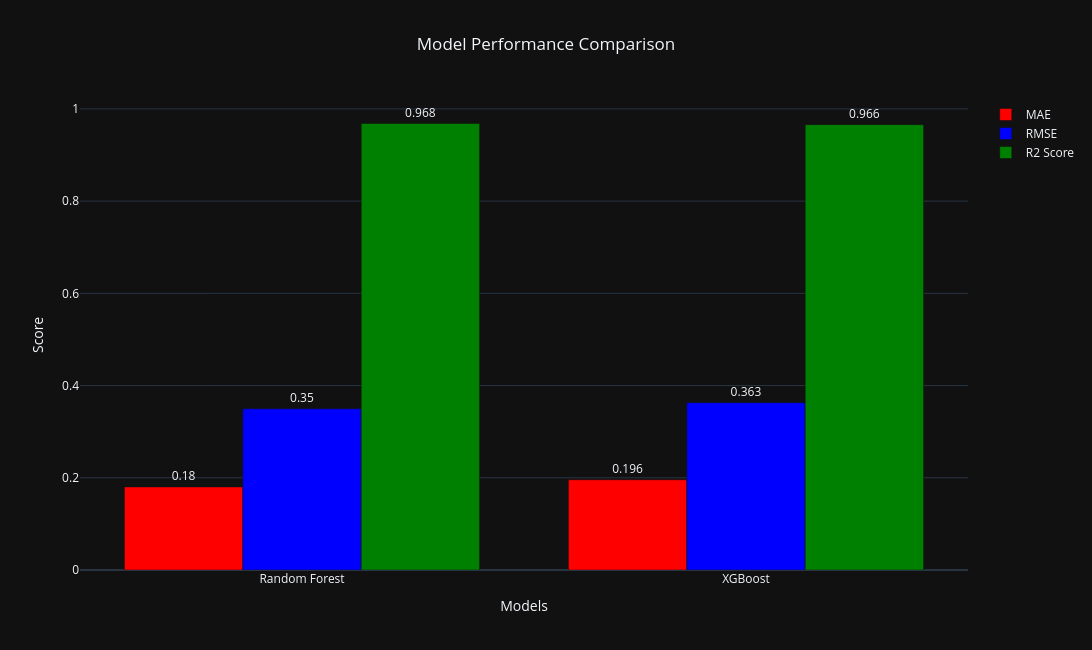

Here is the notebook cell this chart was saved with:
### Code cell
# -------------------------
# 18. MODEL COMPARISON GRAPH
# -------------------------
# -------------------------
# 18. MODEL COMPARISON GRAPH
# -------------------------
import plotly.graph_objects as go

models = ['Random Forest', 'XGBoost']

mae_values = [mae_rf, mae_xgb]
rmse_values = [rmse_rf, rmse_xgb]
r2_values = [r2_rf, r2_xgb]

fig = go.Figure()

# MAE
fig.add_trace(go.Bar(
    x=models,
    y=mae_values,
    name='MAE',
    marker_color='red',
    text=[round(i, 3) for i in mae_values],
    textposition='outside',
    hovertemplate='Model: %{x}<br>MAE: %{y:.3f}<extra></extra>'
))

# RMSE
fig.add_trace(go.Bar(
    x=models,
    y=rmse_values,
    name='RMSE',
    marker_color='blue',
    text=[round(i, 3) for i in rmse_values],
    textposition='outside',
    hovertemplate='Model: %{x}<br>RMSE: %{y:.3f}<extra></extra>'
))

# R2
fig.add_trace(go.Bar(
    x=models,
    y=r2_values,
    name='R2 Score',
    marker_color='green',
    text=[round(i, 3) for i in r2_values],
    textposition='outside',
    hovertemplate='Model: %{x}<br>R2 Score: %{y:.3f}<extra></extra>'
))

fig.update_layout(
    title='Model Performance Comparison',
    xaxis_title='Models',
    yaxis_title='Score',
    barmode='group',
    template='plotly_dark',
    title_x=0.5,
    height=650,
    width=1100
)

fig.show()

### Figure 1 — Plotly figure (JSON) as saved in the notebook; plotly's stock layout.template omitted (floating-point values rounded to 4 significant figures)
{"data": [{"hovertemplate": "Model: %{x}<br>MAE: %{y:.3f}<extra></extra>", "marker": {"color": "red"}, "name": "MAE", "text": ["0.18", "0.196"], "textposition": "outside", "type": "bar", "x": ["Random Forest", "XGBoost"], "y": [0.1802, 0.1958]}, {"hovertemplate": "Model: %{x}<br>RMSE: %{y:.3f}<extra></extra>", "marker": {"color": "blue"}, "name": "RMSE", "text": ["0.35", "0.363"], "textposition": "outside", "type": "bar", "x": ["Random Forest", "XGBoost"], "y": [0.3495, 0.3629]}, {"hovertemplate": "Model: %{x}<br>R2 Score: %{y:.3f}<extra></extra>", "marker": {"color": "green"}, "name": "R2 Score", "text": ["0.968", "0.966"], "textposition": "outside", "type": "bar", "x": ["Random Forest", "XGBoost"], "y": [0.9683, 0.9659]}], "layout": {"barmode": "group", "height": 650, "title": {"text": "Model Performance Comparison", "x": 0.5}, "width": 1100, "xaxis": {"title": {"text": "Models"}}, "yaxis": {"title": {"text": "Score"}}}}
